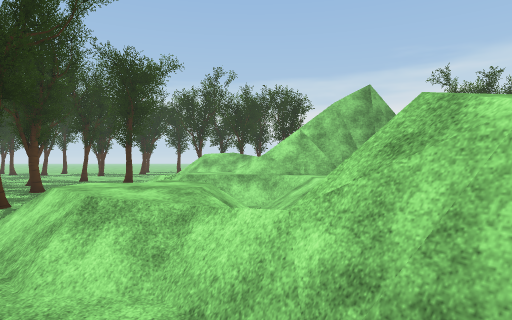
View 1 (above)

18 first-person views from a walk through a 3-D level made in the Unity game engine. The camera is 1.2 m above the floor, looks level and sees 75° across. The floor is counted in squares, 2 m on a side. Each view is taken from the middle of a square. On the plan, view 1 faces up. The plan holds only what a view shows up to about 10 squares ahead; the rest is blank. The place goes on beyond the plan. The player is left out. Some surface patterns are stand-ins.

View 2
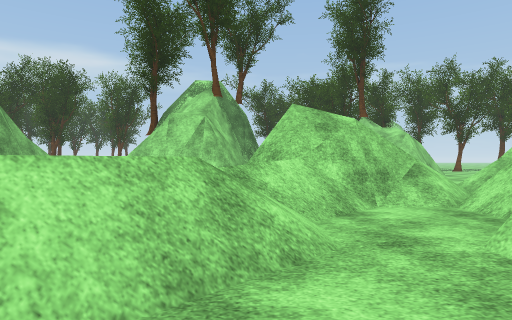

View 3
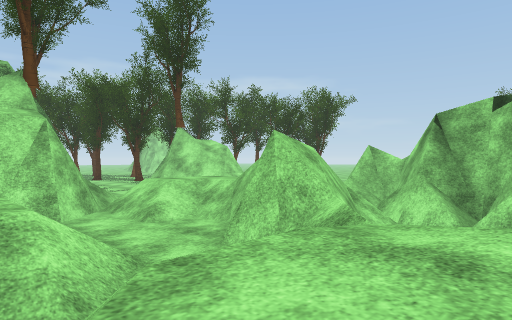

View 4
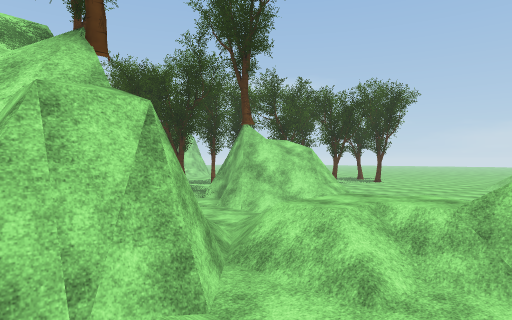

View 5
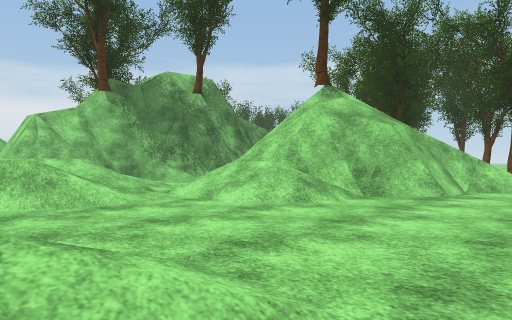

View 6
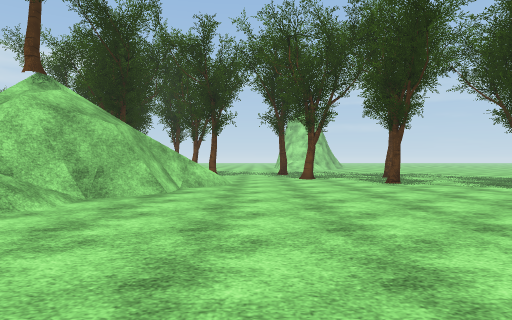

View 7
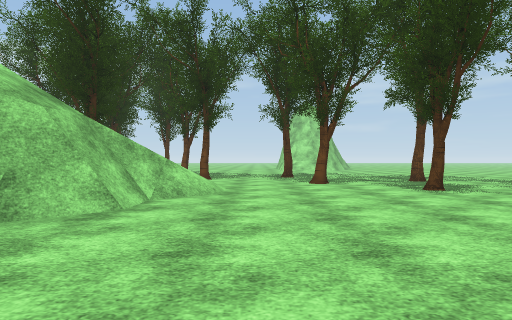

View 8
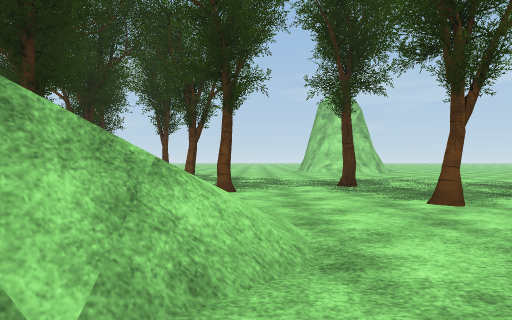

View 9
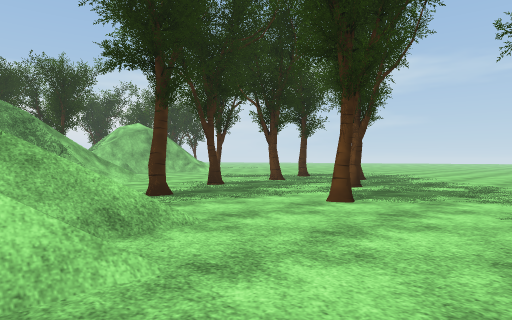

View 10
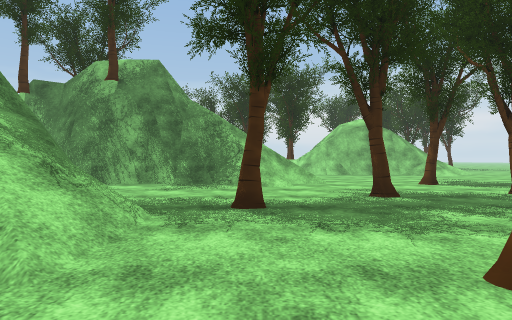

View 11
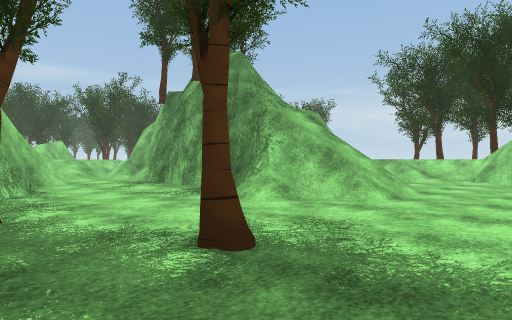

View 12
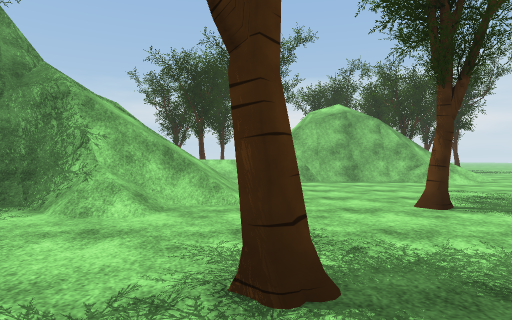

View 13
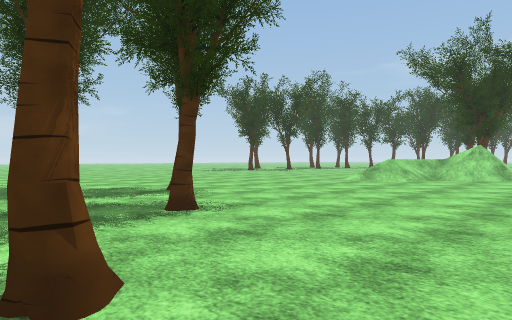

View 14
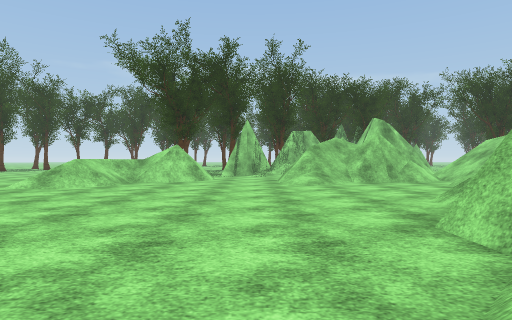

View 15
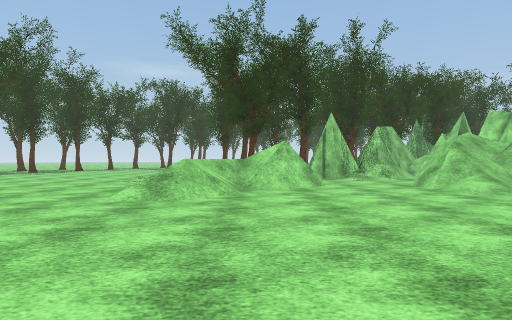

View 16
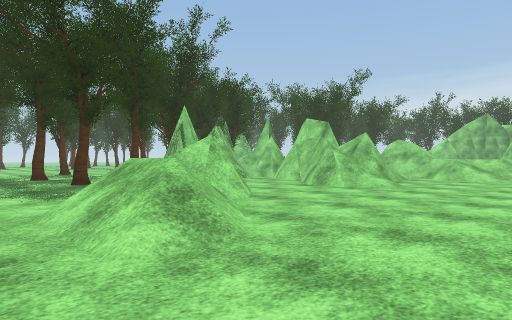

View 17
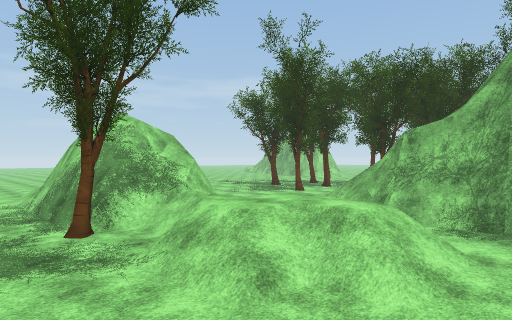

View 18
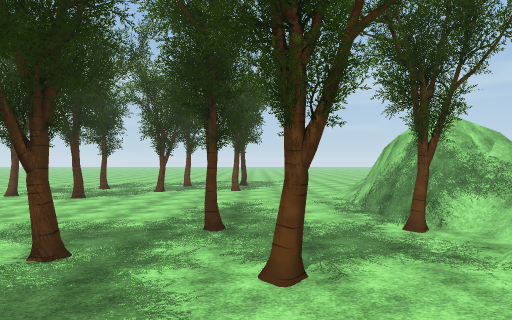

### Floor plan
Key: @ floor where view 1 was taken; # wall or solid block; . main floor; : floor 1.25 m higher than the main floor; / step, stairs or slope; = window, fence, low wall or low ledge; v drop or lower ground; O other object.
Columns run from 7 left of view 1 to 18 right of it. Each row starts with its distance up from view 1.
 19                        ...
 18                       ....
 17                     .O....
 16                    O......
 15                     ...O..
 14                  /  O.....
 13                  /  /.....
 12                    .......
 11                   .///.O##
 10 O.               ./////#v/
  9 ..   /:/#####    .//://=#/
  8  ..  ///:         /////=##
  7   O    ./    ###  ........
  6      //./: ###    ###/....
  5     /::////###    #//#/...
  4     //:/....##### ##///...
  3    ..///#/./////#####//...
  2     .../##//:/.......//..O
  1      #/.=//////...........
  0      ##@////////#........O
 -1       ###////////O#....O..
 -2        ###/../////#/.O....
 -3        #==/...##/////....O
 -4        ###//...=v#///.O..
 -5        ..=//......//......
 -6        ...................
 -7     O##.................O.
 -8          ##..........O....
 -9    ..O.  ==...............
-10   O...../ ///......O......
-11     ......///.........O ..
-12         .........O.....

Where each view was taken, in squares from view 1:
view 1: 0 up, 0 right, facing up
view 2: 3 up, 4 left, facing right
view 3: 6 up, 2 left, facing down-right
view 4: 6 up, 2 right, facing down-right
view 5: 6 down, 3 right, facing up-right
view 6: 6 down, 3 right, facing right
view 7: 6 down, 5 right, facing right
view 8: 5 down, 9 right, facing right
view 9: 7 down, 11 right, facing up-right
view 10: 6 down, 14 right, facing up
view 11: 2 down, 18 right, facing up-left
view 12: 2 down, 16 right, facing up
view 13: 6 down, 14 right, facing down-left
view 14: 6 down, 12 right, facing left
view 15: 9 down, 10 right, facing left
view 16: 12 down, 7 right, facing up-left
view 17: 13 up, 10 right, facing down-right
view 18: 14 up, 10 right, facing right
